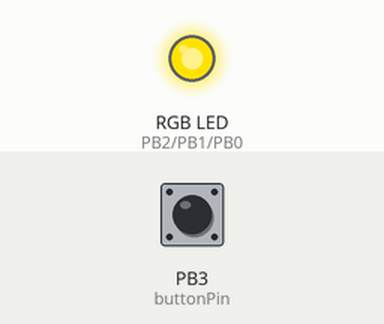
A sketch run on a simulated ATtiny85, built with avr-gcc and run on an emulated ATtiny85. Parts: an RGB LED mixed from three pins (HIGH = lit). The inputs (shaded band) are chosen by the test bench; at power-on: PB3 (buttonPin) LOW.

Above: at 1.2 s.
1.3 s: PB3 (buttonPin) pulled HIGH for 0.15 s
At 3.7 s:
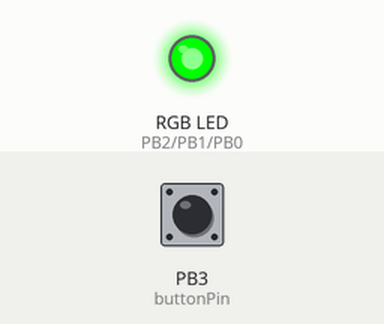
4.3 s: PB3 (buttonPin) pulled HIGH for 3.2 s
At 6.4 s:
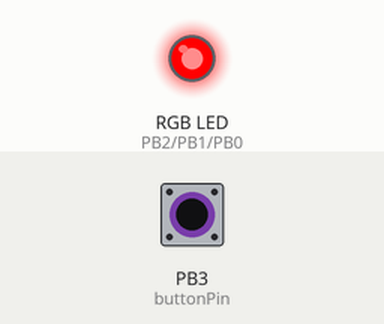
9.0 s: PB3 (buttonPin) pulled HIGH for 1 s
At 10.1 s:
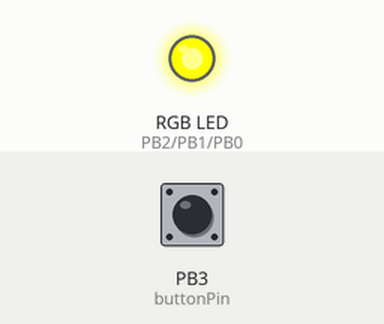
11.5 s: PB3 (buttonPin) pulsed HIGH 5 times (0.12 s each, 0.3 s apart)
At 14.1 s:
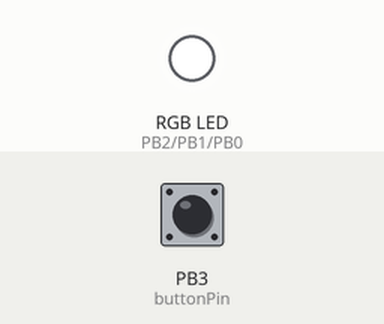
14.5 s: PB3 (buttonPin) pulled HIGH for 0.15 s
At 23.4 s:
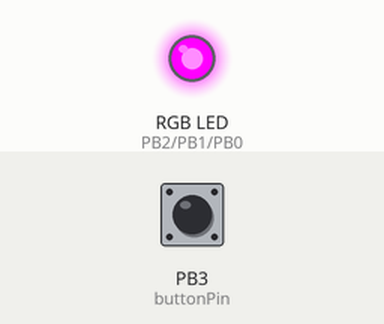
Timing chart, 0 to 27.5 s (numbered marks = the images above; inputs shaded):
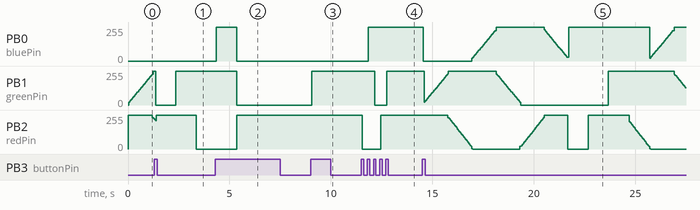

Measured:
- after the input at 1.3 s, PB0 (bluePin): stays 0/255 (without the input it goes to 22/255 after 1.1 s)
- after the input at 4.3 s, PB1 (greenPin): goes on until 5.4 s, then stays 0/255
- after the input at 9.0 s, PB1 (greenPin): 0/255 → 255/255 after 0.05 s
- after the input at 11.5 s, PB0 (bluePin): 0/255 → 255/255 after 0.35 s; PB1 (greenPin): 255/255 → 0/255 after 0.65 s, → 255/255 0.60 s later; PB2 (redPin): 255/255 → 0/255 after 0.05 s, → 255/255 0.90 s later

The sketch:

ATtiny85_MiniRGBDriver_v2.ino
```cpp
/*
  - Developed by Manuel Lagarto, Lizard Electronics 2022
  - Simple program for ATtiny85 to control RGB LED with color modes:
        +---------------+-----+-------+-------+
        | Color         | Red | Green | Blue  |
        +---------------+-----+-------+-------+
    (0) | Red     (000) | 100 | 0     | 0     | -> Red     = Red
    (1) | Yellow  (001) | 100 | 100   | 0     | -> Yellow  = Red   + Green
    (2) | Green   (010) | 0   | 100   | 0     | -> Green   = Green
    (3) | Cyan    (011) | 0   | 100   | 100   | -> Cyan    = Green + Blue
    (4) | Blue    (100) | 0   | 0     | 100   | -> Blue    = Blue
    (5) | Magenta (101) | 100 | 0     | 100   | -> Magenta = Red   + Blue
    (6) | White   (110) | 100 | 100   | 100   | -> White   = Red   + Green + Blue
        +---------------+-----+-------+-------+
*/

// Constant Variables
const int redPin = 2;
const int greenPin = 1;
const int bluePin = 0;

const int buttonPin = 3;

// Variables
unsigned char nextMode = 0;

void setup() {
  pinMode(redPin, OUTPUT);
  pinMode(greenPin, OUTPUT);
  pinMode(bluePin, OUTPUT);

  pinMode(buttonPin, INPUT);
}

void loop() {
  label:
  checkButton();
  changeMode();
}

void checkButton() {
  unsigned char buttonState = 0;
  buttonState = readButton();
  if(buttonState == 1){
    ++nextMode;
    changeMode();
  }
}

unsigned char readButton(){
  // Reads current state of the button
  int reading = digitalRead(buttonPin);
  unsigned char buttonFlag = 0;
  static unsigned long lastDebounceTime = 0;
  static unsigned long debounceDelay = 50;    // the debounce time (ms)
  static unsigned char buttonState = 0;
  static unsigned char lastButtonState = 0;

  // If button changed, due to noise or pressing
  if (reading != lastButtonState) {
    // reset the debouncing timer
    lastDebounceTime = millis();
  }
  if ((millis() - lastDebounceTime) > debounceDelay) {
    // Whatever the reading is at, it's been there for longer than the
    // debounce delay, so take it as the actual current state

    // If the button state has changed
    if (reading != buttonState) {
      buttonState = reading;

      // Action if button HIGH
      if (buttonState == HIGH) {
        buttonFlag = !buttonFlag;
      }
    }
  }
  lastButtonState = reading;
  return buttonFlag;
}

void changeMode() {
  if(nextMode>=3) {
    nextMode=0;
  }
  // RGB modes
  switch (nextMode) {
    case 0:
      fadeMode();
      break;

    case 1:
      sequenceMode();
      break;

    case 2:
      singleColorMode();
      break;

    default:
      redColor();
      break;
  }
}

//========================================================
// Fade mode (start)
void fadeMode() {
  redToYellow();
  yellowToGreen();
  greenToCyan();
  cyanToBlue();
  blueToMagenta();
  magentaToRed();
}

void fadeUp (int colorPin){
  // Duty cycle, fade up colorPin
  for(byte a=0; a<=100; ++a) {
    byte on=a;
    byte off=100-a;
    for(byte b=0; b<=100; ++b) {
      digitalWrite(colorPin, HIGH);
      delayMicroseconds(on);
      digitalWrite(colorPin, LOW);
      delayMicroseconds(off);
    }
    checkButton();
  }
}

void fadeDown (int colorPin){
  // Duty cycle, fade down colorPin
  for(byte a=0; a<=100; ++a) {
    byte on=100-a;
    byte off=a;
    for(byte b=0; b<=100; ++b) {
      digitalWrite(colorPin, HIGH);
      delayMicroseconds(on);
      digitalWrite(colorPin, LOW);
      delayMicroseconds(off);
    }
    checkButton();
  }
}

void redToYellow() {
  digitalWrite(redPin, HIGH);
  digitalWrite(bluePin, LOW);

  fadeUp(greenPin);
}

void yellowToGreen() {
  digitalWrite(greenPin, HIGH);
  digitalWrite(bluePin, LOW);

  fadeDown(redPin);
}

void greenToCyan() {
  digitalWrite(greenPin, HIGH);
  digitalWrite(redPin, LOW);

  fadeUp(bluePin);
}

void cyanToBlue() {
  digitalWrite(bluePin, HIGH);
  digitalWrite(redPin, LOW);

  fadeDown(greenPin);
}

void blueToMagenta() {
  digitalWrite(bluePin, HIGH);
  digitalWrite(greenPin, LOW);

  fadeUp(redPin);
}

void magentaToRed() {
  digitalWrite(redPin, HIGH);
  digitalWrite(greenPin, LOW);

  fadeDown(bluePin);
}
// Fade mode (end)
//--------------------------------------------------------

//========================================================
// Sequence mode (start)
void sequenceMode() {
  unsigned char button;
  int currentTime=millis();
  for (int colorSelected = 1; colorSelected<=7; ++colorSelected){
    switch (colorSelected) {
      case 1:
        redColor();
        break;

      case 2:
        yellowColor();
        break;

      case 3:
        greenColor();
        break;

      case 4:
        cyanColor();
        break;

      case 5:
        blueColor();
        break;

      case 6:
        magentaColor();
        break;

      case 7:
        whiteColor();
        break;

      default:
        redColor();
        break;
    }
//    while((millis() - currentTime) < 1000){
//      checkButton();
//    }
    if(digitalRead(buttonPin) == 1)
      checkButton();
    checkButton();
    delay(1000);
    checkButton();
  }
}
// Sequence mode (end)
//--------------------------------------------------------

//========================================================
// Single color mode (start)
void singleColorMode() {
  int colorSelected=1;

  while(colorSelected < 8) {
    unsigned char buttonState = 0;
    buttonState = readButton();
    if(buttonState == 1){
      ++colorSelected;
      if(colorSelected >= 8){
        ++nextMode;
        changeMode();
      }
    }

    switch (colorSelected) {
      case 1:
        redColor();
        break;

      case 2:
        yellowColor();
        break;

      case 3:
        greenColor();
        break;

      case 4:
        cyanColor();
        break;

      case 5:
        blueColor();
        break;

      case 6:
        magentaColor();
        break;

      case 7:
        whiteColor();
        break;

      default:
        redColor();
        break;
    }
  }
}
// Single color mode (end)
//--------------------------------------------------------

//========================================================
// Colors (start)
void redColor() {
  digitalWrite(redPin, HIGH);
  digitalWrite(greenPin, LOW);
  digitalWrite(bluePin, LOW);
}

void yellowColor() {
  digitalWrite(redPin, HIGH);
  digitalWrite(greenPin, HIGH);
  digitalWrite(bluePin, LOW);
}

void greenColor() {
  digitalWrite(redPin, LOW);
  digitalWrite(greenPin, HIGH);
  digitalWrite(bluePin, LOW);
}

void cyanColor() {
  digitalWrite(redPin, LOW);
  digitalWrite(greenPin, HIGH);
  digitalWrite(bluePin, HIGH);
}

void blueColor() {
  digitalWrite(redPin, LOW);
  digitalWrite(greenPin, LOW);
  digitalWrite(bluePin, HIGH);
}

void magentaColor() {
  digitalWrite(redPin, HIGH);
  digitalWrite(greenPin, LOW);
  digitalWrite(bluePin, HIGH);
}

void whiteColor() {
  digitalWrite(redPin, HIGH);
  digitalWrite(greenPin, HIGH);
  digitalWrite(bluePin, HIGH);
}
// Colors (end)
//--------------------------------------------------------
```
